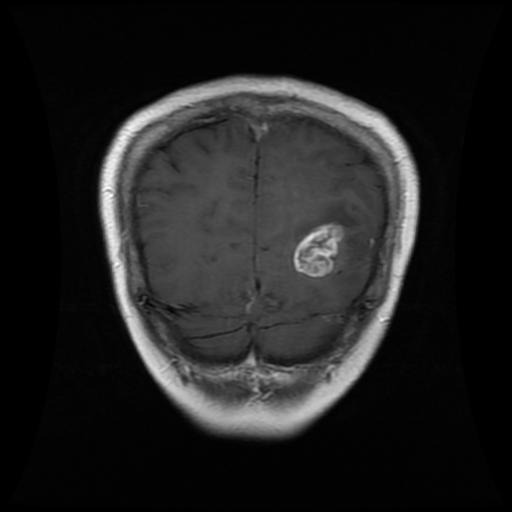
#> input picture a.jpg, 512 x 512 px
$ python nodules.py
#> lines starting #> are read from the running program, lines starting #| are printed output that depends on the picture; after the words box and inside, x2 and y2 are one past the last pixel; in counts of white or black regions, pixels touching at a corner belong together
import cv2
import numpy as np
img_path = "a.jpg"
imgfile=img_path
'''
img_path = "a.jpg"
image = cv2.imread(img_path)
print("width: {} pixels".format(image.shape[1]))
print("height: {} pixels".format(image.shape[0]))
print("channels: {}".format(image.shape[2]))
dim=(500,590)
image=cv2.resize(image, dim)
cv2.imshow("OP",image)
cv2.waitKey(1)

gray = cv2.cvtColor(image, cv2.COLOR_BGR2GRAY, 0.7)
#cv2_imshow(gray)
(T, thresh) = cv2.threshold(gray, 155, 255, cv2.THRESH_BINARY)
#cv2_imshow(thresh)
(T, threshInv) = cv2.threshold(gray, 155, 255,cv2.THRESH_BINARY_INV)
#cv2.imshow(threshInv)

kernel = cv2.getStructuringElement(cv2.MORPH_RECT, (10, 5))
closed = cv2.morphologyEx(thresh, cv2.MORPH_CLOSE, kernel)
#cv2_imshow(closed)
cv2.imshow("OP",closed)
cv2.waitKey(1)

closed = cv2.erode(closed, None, iterations = 14)
closed = cv2.dilate(closed, None, iterations = 13)

edged = cv2.Canny(image, lower, upper)
canny = auto_canny(closed)
cv2.imshow("OP",canny)
cv2.waitKey(1)
cv2.imshow("OP",edged)
cv2.waitKey(1)
'''


from PIL import Image

img = cv2.imread(img_path)
#> img is the input picture: shape (512, 512, 3); min 0, max 255, mean 32.5
img=cv2.resize(img, (300, 300))
#> img: shape (300, 300, 3)
y=50
x=165
h=130
w=100
crop_img = img[y:y+h, x:x+w]
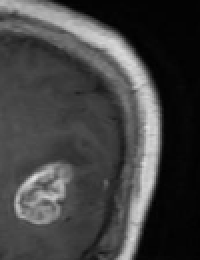
#> crop_img: shape (130, 100, 3) (shown 2 times larger); min 0, max 222, mean 65.7

crop_img1=cv2.resize(crop_img, (300, 300))
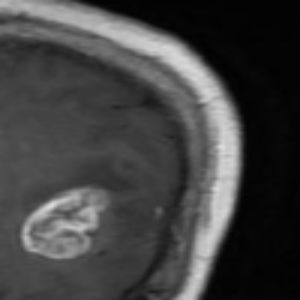
#> crop_img1: shape (300, 300, 3); min 0, max 222, mean 65.6
cv2.imshow("Right Side Image", crop_img1)

cv2.waitKey(0)

#color_img = cv2.cvtColor(crop_img,cv2.COLOR_BGR2RGB)

#cv2.imshow("cropped", color_img)

#cv2.waitKey(0)


gray = cv2.cvtColor(crop_img,cv2.COLOR_BGR2GRAY)
ret, thresh = cv2.threshold(gray,0,255,cv2.THRESH_BINARY_INV+cv2.THRESH_OTSU)
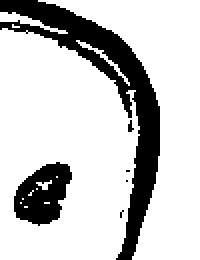
#> thresh: shape (130, 100) (shown 2 times larger); 79% white; 6 black regions (4 under 20 px), largest, box (x1, y1, x2, y2) and area: (0, 0, 80, 130) 2112, (7, 81, 36, 113) 600
#> ret = 96

# noise removal
kernel = np.ones((2,2),np.uint8)

closing = cv2.morphologyEx(thresh,cv2.MORPH_CLOSE,kernel, iterations = 2)
#> closing: shape (130, 100); 79.2% white; 3 black regions, box (x1, y1, x2, y2) and area: (0, 0, 82, 130) 2093, (9, 84, 38, 114) 588, (0, 13, 8, 17) 27

# sure background area
sure_bg = cv2.dilate(closing,kernel,iterations=3)
#> sure_bg: shape (130, 100); 88.3% white; 8 black regions (4 under 20 px), largest, box (x1, y1, x2, y2) and area: (0, 0, 82, 130) 1203, (12, 87, 38, 114) 257, (44, 29, 61, 42) 24, (13, 93, 20, 101) 21
sure_bg=cv2.resize(sure_bg, (300, 300))
#> sure_bg: shape (300, 300)
cv2.imshow("Right Side Image Crop", sure_bg)


#cv2.imshow("cropped", sure_bg)

cv2.waitKey(0)


img = cv2.imread(imgfile)
img=cv2.resize(img, (300, 300))
y=50
x=60
h=130
w=100
crop_img = img[y:y+h, x:x+w]
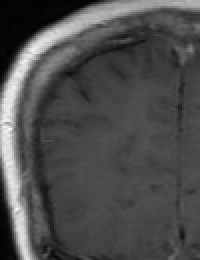
#> crop_img: shape (130, 100, 3) (shown 2 times larger); min 1, max 249, mean 77.3
cv2.imshow("cropped", crop_img)

crop_img1=cv2.resize(crop_img, (300, 300))
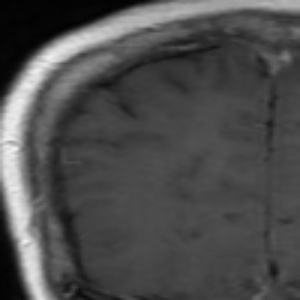
#> crop_img1: shape (300, 300, 3); min 1, max 244, mean 77.2
cv2.imshow("Left Side Image", crop_img1)
cv2.waitKey(0)

#color_img = cv2.cvtColor(crop_img,cv2.COLOR_BGR2RGB)

#cv2.imshow("cropped", color_img)

#cv2.waitKey(0)


gray = cv2.cvtColor(crop_img,cv2.COLOR_BGR2GRAY)
ret, thresh = cv2.threshold(gray,0,255,cv2.THRESH_BINARY_INV+cv2.THRESH_OTSU)
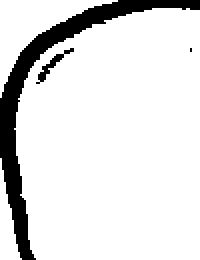
#> thresh: shape (130, 100) (shown 2 times larger); 88.1% white; 3 black regions (1 under 20 px), largest, box (x1, y1, x2, y2) and area: (0, 0, 100, 130) 1470, (18, 24, 37, 42) 70
#> ret = 121

# noise removal
kernel = np.ones((2,2),np.uint8)

closing = cv2.morphologyEx(thresh,cv2.MORPH_CLOSE,kernel, iterations = 2)
#> closing: shape (130, 100); 87.6% white; 3 black regions (1 under 20 px), largest, box (x1, y1, x2, y2) and area: (0, 0, 100, 130) 1580, (27, 29, 33, 35) 22

# sure background area
sure_bg = cv2.dilate(closing,kernel,iterations=3)
#> sure_bg: shape (130, 100); 91.9% white; 1 black region, box (x1, y1, x2, y2) and area: (0, 0, 100, 130) 1054

sure_bg=cv2.resize(sure_bg, (300, 300))
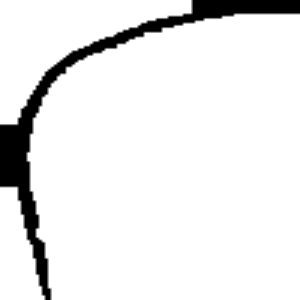
#> sure_bg: shape (300, 300); min 0, max 255, mean 234.3
cv2.imshow("Left Side Image Crop", sure_bg)

cv2.waitKey(0)
